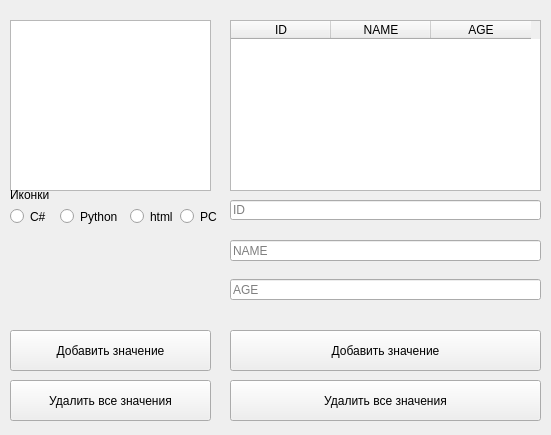
<?xml version="1.0" encoding="UTF-8"?>
<ui version="4.0">
 <class>MainWindow</class>
 <widget class="QMainWindow" name="MainWindow">
  <property name="geometry">
   <rect>
    <x>0</x>
    <y>0</y>
    <width>551</width>
    <height>435</height>
   </rect>
  </property>
  <property name="windowTitle">
   <string>MainWindow</string>
  </property>
  <property name="windowIcon">
   <iconset resource="res.qrc">
    <normaloff>:/icon/icons/Python.png</normaloff>:/icon/icons/Python.png</iconset>
  </property>
  <widget class="QWidget" name="centralwidget">
   <widget class="QTableWidget" name="tableWidget">
    <property name="geometry">
     <rect>
      <x>230</x>
      <y>20</y>
      <width>311</width>
      <height>171</height>
     </rect>
    </property>
    <column>
     <property name="text">
      <string>ID</string>
     </property>
    </column>
    <column>
     <property name="text">
      <string>NAME</string>
     </property>
    </column>
    <column>
     <property name="text">
      <string>AGE</string>
     </property>
    </column>
   </widget>
   <widget class="QListWidget" name="listWidget">
    <property name="geometry">
     <rect>
      <x>10</x>
      <y>20</y>
      <width>201</width>
      <height>171</height>
     </rect>
    </property>
   </widget>
   <widget class="QLabel" name="label">
    <property name="geometry">
     <rect>
      <x>10</x>
      <y>188</y>
      <width>47</width>
      <height>13</height>
     </rect>
    </property>
    <property name="text">
     <string>Иконки</string>
    </property>
   </widget>
   <widget class="QRadioButton" name="radioButton">
    <property name="geometry">
     <rect>
      <x>10</x>
      <y>208</y>
      <width>82</width>
      <height>17</height>
     </rect>
    </property>
    <property name="text">
     <string>C#</string>
    </property>
   </widget>
   <widget class="QRadioButton" name="radioButton_2">
    <property name="geometry">
     <rect>
      <x>60</x>
      <y>208</y>
      <width>82</width>
      <height>17</height>
     </rect>
    </property>
    <property name="text">
     <string>Python</string>
    </property>
   </widget>
   <widget class="QRadioButton" name="radioButton_3">
    <property name="geometry">
     <rect>
      <x>130</x>
      <y>208</y>
      <width>82</width>
      <height>17</height>
     </rect>
    </property>
    <property name="text">
     <string>html</string>
    </property>
   </widget>
   <widget class="QRadioButton" name="radioButton_4">
    <property name="geometry">
     <rect>
      <x>180</x>
      <y>208</y>
      <width>82</width>
      <height>17</height>
     </rect>
    </property>
    <property name="text">
     <string>PC</string>
    </property>
   </widget>
   <widget class="QPushButton" name="pushButton">
    <property name="geometry">
     <rect>
      <x>10</x>
      <y>330</y>
      <width>201</width>
      <height>41</height>
     </rect>
    </property>
    <property name="text">
     <string>Добавить значение</string>
    </property>
   </widget>
   <widget class="QPushButton" name="pushButton_2">
    <property name="geometry">
     <rect>
      <x>10</x>
      <y>380</y>
      <width>201</width>
      <height>41</height>
     </rect>
    </property>
    <property name="text">
     <string>Удалить все значения</string>
    </property>
   </widget>
   <widget class="QLineEdit" name="lineEdit">
    <property name="geometry">
     <rect>
      <x>230</x>
      <y>200</y>
      <width>311</width>
      <height>20</height>
     </rect>
    </property>
    <property name="placeholderText">
     <string>ID</string>
    </property>
   </widget>
   <widget class="QLineEdit" name="lineEdit_2">
    <property name="geometry">
     <rect>
      <x>230</x>
      <y>240</y>
      <width>311</width>
      <height>21</height>
     </rect>
    </property>
    <property name="placeholderText">
     <string>NAME</string>
    </property>
   </widget>
   <widget class="QLineEdit" name="lineEdit_3">
    <property name="geometry">
     <rect>
      <x>230</x>
      <y>279</y>
      <width>311</width>
      <height>21</height>
     </rect>
    </property>
    <property name="text">
     <string/>
    </property>
    <property name="placeholderText">
     <string>AGE</string>
    </property>
   </widget>
   <widget class="QPushButton" name="pushButton_3">
    <property name="geometry">
     <rect>
      <x>230</x>
      <y>330</y>
      <width>311</width>
      <height>41</height>
     </rect>
    </property>
    <property name="text">
     <string>Добавить значение</string>
    </property>
   </widget>
   <widget class="QPushButton" name="pushButton_4">
    <property name="geometry">
     <rect>
      <x>230</x>
      <y>380</y>
      <width>311</width>
      <height>41</height>
     </rect>
    </property>
    <property name="text">
     <string>Удалить все значения</string>
    </property>
   </widget>
   <widget class="QLabel" name="label_2">
    <property name="geometry">
     <rect>
      <x>50</x>
      <y>230</y>
      <width>91</width>
      <height>91</height>
     </rect>
    </property>
    <property name="minimumSize">
     <size>
      <width>0</width>
      <height>0</height>
     </size>
    </property>
    <property name="styleSheet">
     <string notr="true">background-image: url(:/image/icons/Python3.png);</string>
    </property>
    <property name="text">
     <string/>
    </property>
   </widget>
  </widget>
 </widget>
 <resources>
  <include location="res.qrc"/>
 </resources>
 <connections/>
</ui>
